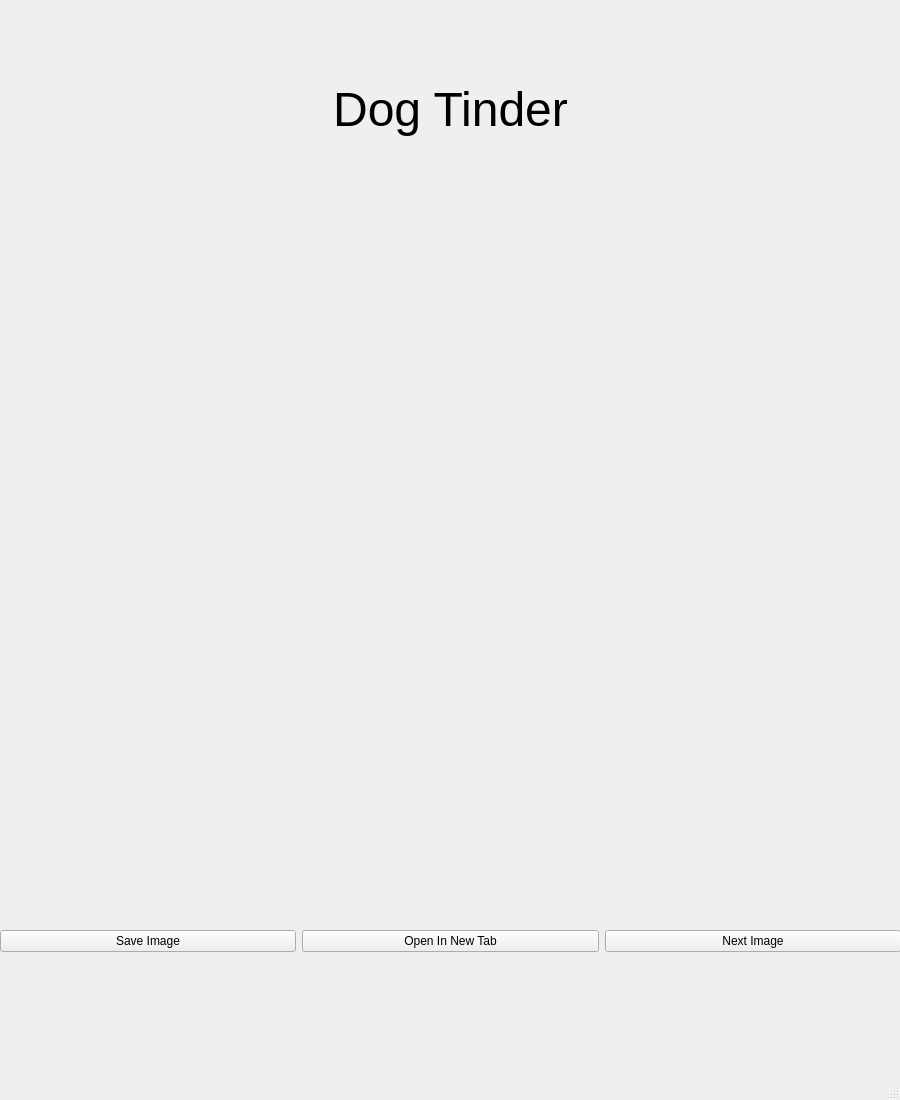
<?xml version="1.0" encoding="UTF-8"?>
<ui version="4.0">
 <class>MainWindow</class>
 <widget class="QMainWindow" name="MainWindow">
  <property name="geometry">
   <rect>
    <x>0</x>
    <y>0</y>
    <width>900</width>
    <height>1100</height>
   </rect>
  </property>
  <property name="minimumSize">
   <size>
    <width>900</width>
    <height>1100</height>
   </size>
  </property>
  <property name="maximumSize">
   <size>
    <width>1000</width>
    <height>1000</height>
   </size>
  </property>
  <property name="windowTitle">
   <string>Dog Tinder</string>
  </property>
  <widget class="QWidget" name="centralwidget">
   <widget class="QWidget" name="gridLayoutWidget">
    <property name="geometry">
     <rect>
      <x>0</x>
      <y>-1</y>
      <width>901</width>
      <height>1055</height>
     </rect>
    </property>
    <layout class="QGridLayout" name="gridLayout" rowminimumheight="0,600,100">
     <item row="2" column="0">
      <widget class="QPushButton" name="pushButton_save">
       <property name="text">
        <string>Save Image</string>
       </property>
      </widget>
     </item>
     <item row="2" column="1">
      <widget class="QPushButton" name="pushButton_open">
       <property name="text">
        <string>Open In New Tab</string>
       </property>
      </widget>
     </item>
     <item row="2" column="2">
      <widget class="QPushButton" name="pushButton_next">
       <property name="text">
        <string>Next Image</string>
       </property>
      </widget>
     </item>
     <item row="0" column="0" colspan="3">
      <widget class="QLabel" name="label_title">
       <property name="maximumSize">
        <size>
         <width>16777215</width>
         <height>100</height>
        </size>
       </property>
       <property name="font">
        <font>
         <pointsize>36</pointsize>
        </font>
       </property>
       <property name="text">
        <string>Dog Tinder</string>
       </property>
       <property name="alignment">
        <set>Qt::AlignCenter</set>
       </property>
      </widget>
     </item>
     <item row="1" column="0" colspan="3">
      <widget class="QLabel" name="label_image">
       <property name="maximumSize">
        <size>
         <width>900</width>
         <height>600</height>
        </size>
       </property>
       <property name="text">
        <string/>
       </property>
       <property name="pixmap">
        <pixmap>faaba8fb-a33a-431d-870c-7d49957652d3.jpg</pixmap>
       </property>
       <property name="alignment">
        <set>Qt::AlignCenter</set>
       </property>
      </widget>
     </item>
    </layout>
   </widget>
  </widget>
  <widget class="QStatusBar" name="statusbar"/>
 </widget>
 <resources/>
 <connections/>
</ui>
